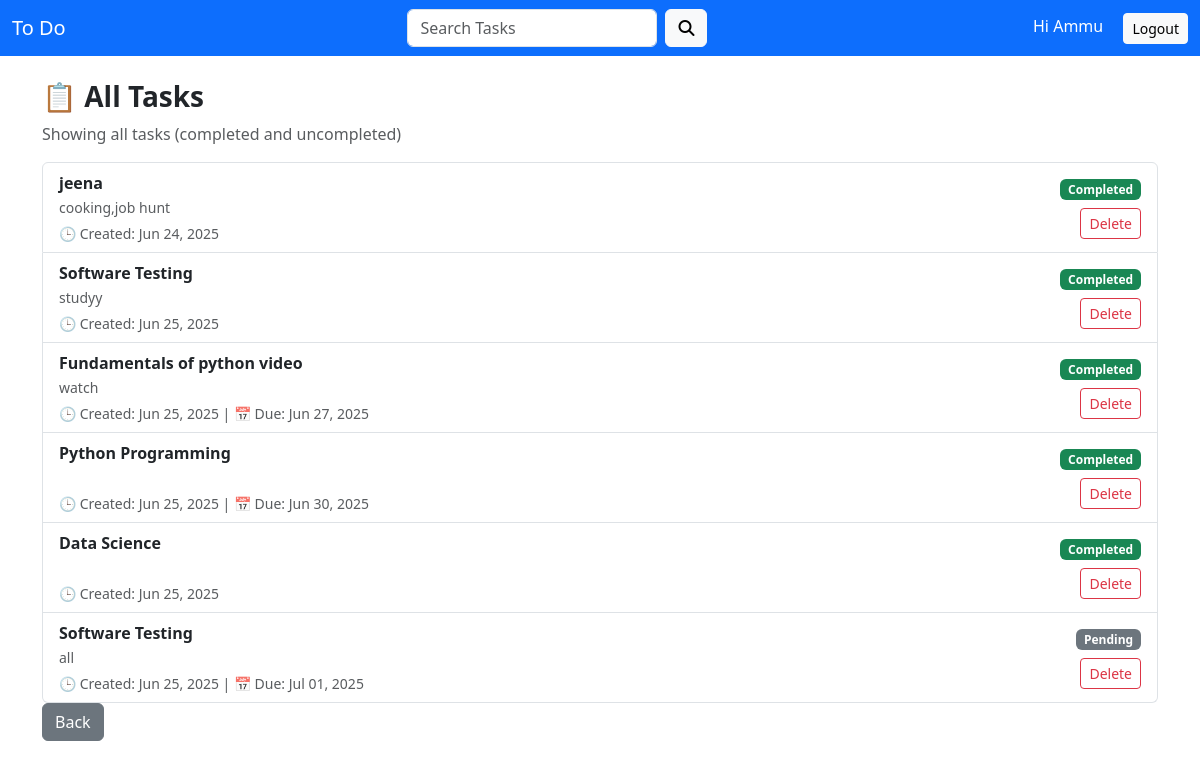
Screenshot of /all/ (signed in) with the database file from the repository.
### ToDoApp/models.py (models this page shows, shortened)
class Task(models.Model):
    user =models.ForeignKey(User,on_delete=models.CASCADE)
    title =models.CharField(max_length=200)
    description =models.TextField(blank=True)
    created_at =models.DateTimeField(auto_now_add=True)
    due_date = models.DateField(null=True, blank=True)
    is_completed = models.BooleanField(default=False)
    is_important = models.BooleanField(default=False)
    completed_at = models.DateTimeField(null=True, blank=True)

### ToDoApp/views.py (the view)
# urls.py: path('all/', views.task_all, name='task_all'),
@login_required            #for all tasks
def task_all(request):
    tasks = Task.objects.filter(user=request.user)
    return render(request, 'ToDoApp/task_all.html', {'tasks': tasks})

### ToDoApp/templates/ToDoApp/task_all.html (shortened to what this page needs)
{% extends 'ToDoApp/base.html' %}
{% block content %}
<div class="container mt-4">
  <h3><strong>📋 All Tasks</strong></h3>
  <p class="text-muted">Showing all tasks (completed and uncompleted)</p>
  {% if tasks %}
   <ul class="list-group mt-3">
  {% for task in tasks %}
  <li class="list-group-item d-flex justify-content-between align-items-center">
    <div>
      <strong>{{ task.title }}</strong><br>
      <small class="text-muted">{{ task.description }}</small><br>
      <small class="text-muted d-block mt-1">
        🕒 Created: {{ task.created_at|date:"M d, Y" }}
        {% if task.due_date %} | 📅 Due: {{ task.due_date|date:"M d, Y" }}{% endif %}
      </small>
    </div>
    <div class="text-end">
      {% if task.is_completed %}
        <span class="badge bg-success mb-1">Completed</span><br>
      {% else %}
        <span class="badge bg-secondary mb-1">Pending</span><br>
      {% endif %}
      <a href="{% url 'task_delete' task.id %}" class="btn btn-sm btn-outline-danger mt-1">Delete</a>
    </div>
  </li>
  {% endfor %}
</ul>
  {% else %}
    <p>No tasks found.</p>
  {% endif %}
      <a href="{% url 'task_list' %}" class="btn btn-secondary">Back</a>
</div>
{% endblock %}

### ToDoApp/templates/ToDoApp/base.html (shortened to what this page needs)
<!DOCTYPE html>
<html lang="en">
<head>
    <link href="https://cdn.jsdelivr.net/npm/bootstrap@5.3.0/dist/css/bootstrap.min.css" rel="stylesheet">
    <link rel="stylesheet" href="https://cdnjs.cloudflare.com/ajax/libs/font-awesome/6.5.0/css/all.min.css">
</head>
<body>
    <nav class="navbar navbar-expand-lg navbar-dark bg-primary">
      <div class="container-fluid">
        <a class="navbar-brand" href="#">To Do</a>
        {% if user.is_authenticated %}
       <div class="mx-auto" style="width: 300px;">
      <form class="d-flex" method="get" action="{% url 'task_list' %}">
        <input
          class="form-control"
          type="search"
          name="q"
          placeholder="Search Tasks"
          aria-label="Search"
        >
        <button class="btn btn-light ms-2" type="submit">
          <i class="fas fa-magnifying-glass"></i>
        </button>
      </form>
    </div>
        <form method="post" action="{% url 'logout' %}">
            <span class="text-white me-3">Hi {{ user.username }}</span>
            <button type="submit" class="btn btn-sm btn-light">Logout</button>
        </form>
        {% endif %}
      </div>
    </nav>
    <div class="container-fluid">
        {% block content %}{% endblock %}
    </div>
</body>
</html>

### rows the page displays
Task: title "jeena", description "cooking,job hunt", created_at "Jun 24, 2025", is_completed "Completed"
Task: title "Software Testing", description "studyy", created_at "Jun 25, 2025", is_completed "Completed"
Task: title "Fundamentals of python video", description "watch", created_at "Jun 25, 2025", due_date "Jun 27, 2025", is_completed "Completed"
Task: title "Python Programming", created_at "Jun 25, 2025", due_date "Jun 30, 2025", is_completed "Completed"
Task: title "Data Science", created_at "Jun 25, 2025", is_completed "Completed"
Task: title "Software Testing", description "all", created_at "Jun 25, 2025", due_date "Jul 01, 2025", is_completed "Pending"

### other values shown
{{ user.username }} "Ammu"
